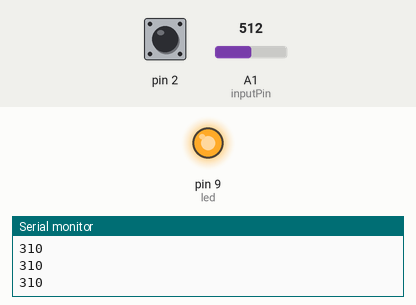
Recording of a sketch running on a simulated Arduino Uno, built with avr-gcc and run on an emulated ATmega328P. Parts: output pins drawn as LEDs (lit = HIGH), the last lines printed to the serial monitor. The test bench sets the inputs (shaded band); at power-on: A1 (inputPin) = 512, pin 2 HIGH.

Above: at 1.2 s.
1.3 s: A1 (inputPin) set to 390
At 2.3 s:
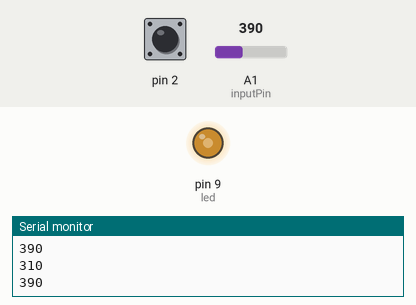
2.9 s: A1 (inputPin) set to 122
At 4.3 s:
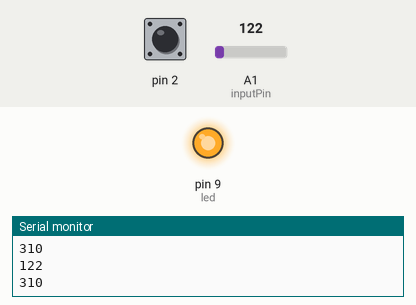
Timing chart, 0 to 5.9 s (numbered marks = the images above; inputs shaded):
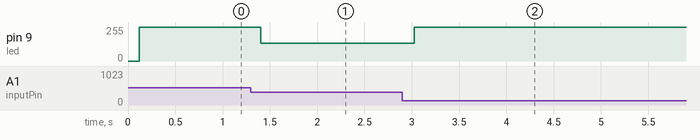

Measured:
- after the input at 1.3 s, pin 9 (led): 255/255 → 135/255 after 0.11 s
- after the input at 2.9 s, pin 9 (led): 135/255 → 255/255 after 0.13 s

The sketch:

capacitor_led_average_detection.ino
```cpp
#include <CapacitiveSensor.h>

/*
 * CapitiveSense Library Demo Sketch
 * Paul Badger 2008
 * Uses a high value resistor e.g. 10M between send pin and receive pin
 * Resistor effects sensitivity, experiment with values, 50K - 50M. Larger resistor values yield larger sensor values.
 * Receive pin is the sensor pin - try different amounts of foil/metal on this pin
 */
const int numReadings = 10;

int readings[numReadings];
int readIndex = 0;
int total = 0;
int average = 0;
int inputPin = A1;

int led = 9;
int brightness = 0;
int fadeAmount = 5;
int analogPin = A1;
int val = 0;


CapacitiveSensor   cs_4_2 = CapacitiveSensor(4,2);        // 10M resistor between pins 4 & 2, pin 2 is sensor pin, add a wire and or foil if desired

void setup()
{
   cs_4_2.set_CS_AutocaL_Millis(0xFFFFFFFF);     // turn off autocalibrate on channel 1 - just as an example
   pinMode(led, OUTPUT);
   Serial.begin(9600);
   {
    for (int thisReading = 0; thisReading < numReadings; thisReading++) {
      readings[thisReading] = 0;
    }
   }
}

void loop()
{

    long start = millis();
    long total1 =  cs_4_2.capacitiveSensor(30);

    Serial.print(millis() - start);        // check on performance in milliseconds

    Serial.println(total1);                  // print sensor output 1 - this is also the value you can use to use this in other projects

    delay(50);                             // arbitrary delay to limit data to serial port


      int sensorValue = analogRead(A1);
      if(sensorValue < 400)

    {
      total = total - readings[readIndex];
      readings[readIndex] = analogRead(inputPin);
      total = total + readings [readIndex];
      readIndex = readIndex + 1;

      if (readIndex >= numReadings) {
        readIndex = 0;
      }

      average = total / numReadings;
      Serial.println(average);
      delay(10);
    }

    {
      analogWrite(led, brightness);
      val = analogRead(analogPin);
      brightness = val-255;
      delay(10);
     }

    }
```
